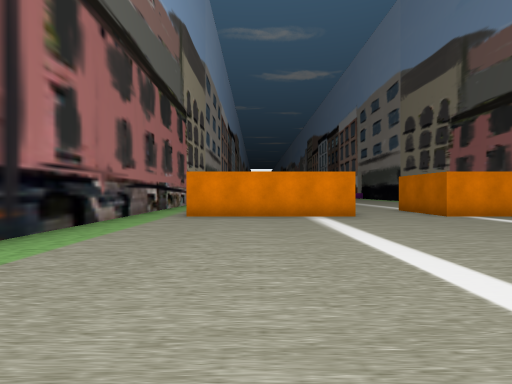
view 1 (above)

15 first-person views from a walk through a scene from a Unity 3-D project. The camera is 1.3 m above the floor, looks level and sees 85° across. The floor is counted in squares, 2 m on a side. Each view is taken from the middle of a square. On the plan, view 1 faces up. The plan holds only what a view shows up to about 9 squares ahead; the rest is blank. The place goes on beyond the plan. The player is left out.

view 2
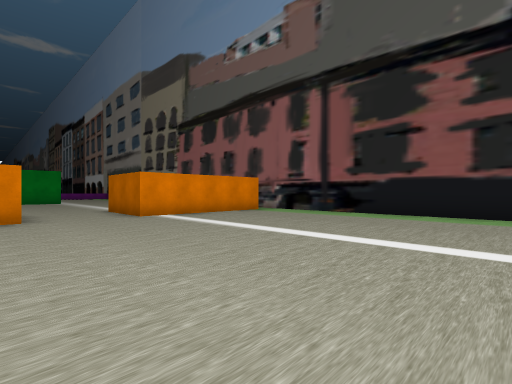

view 3
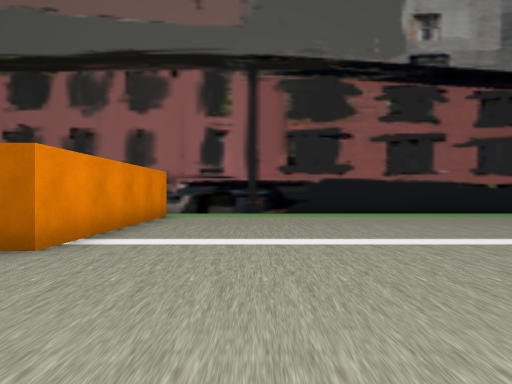

view 4
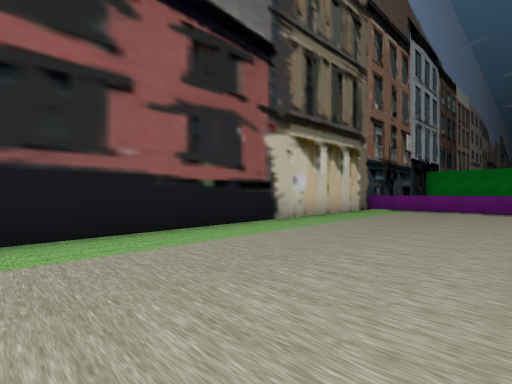

view 5
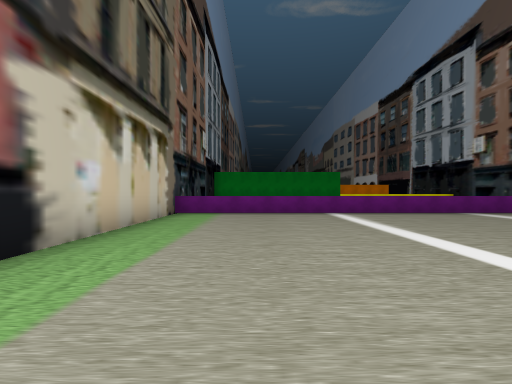

view 6
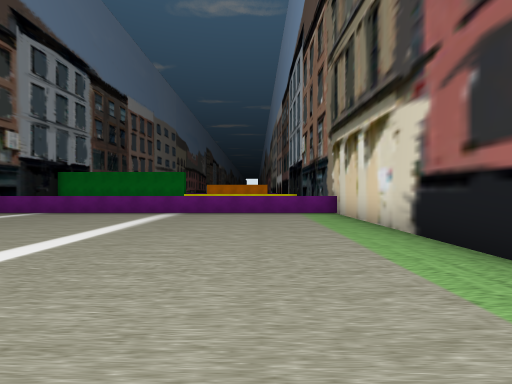

view 7
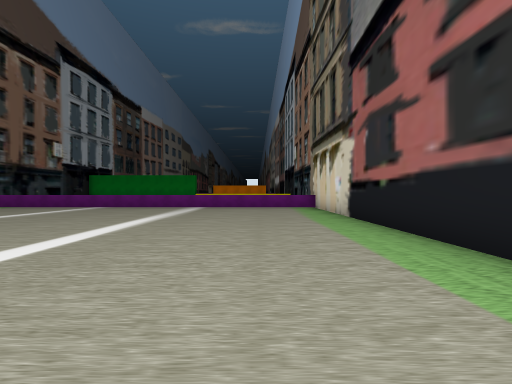

view 8
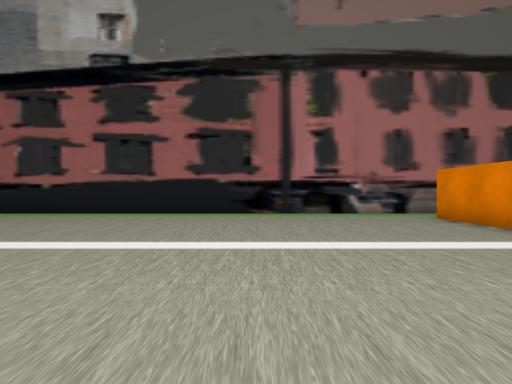

view 9
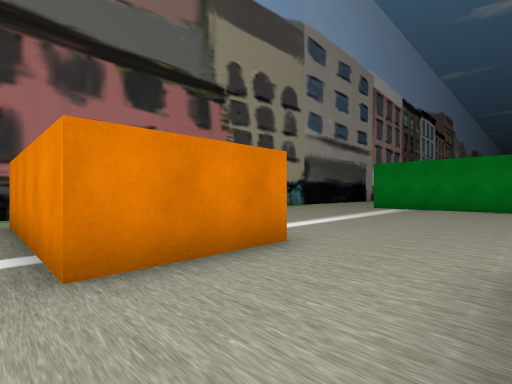

view 10
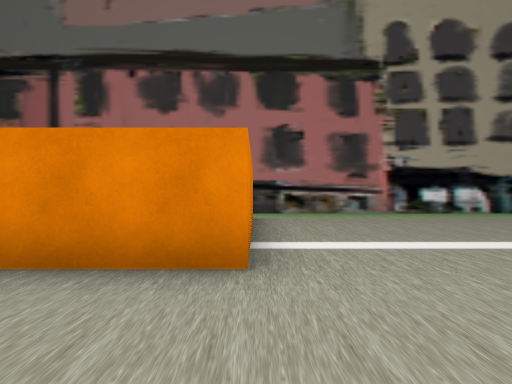

view 11
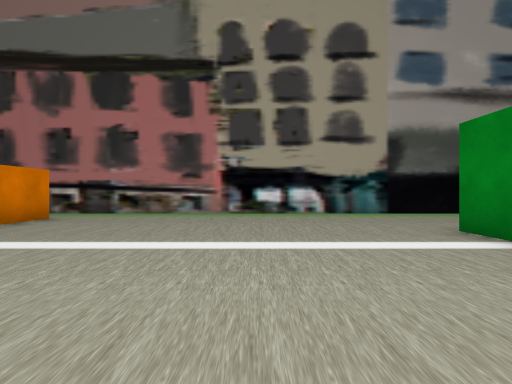

view 12
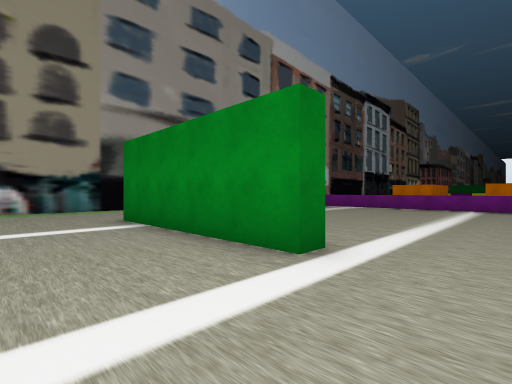

view 13
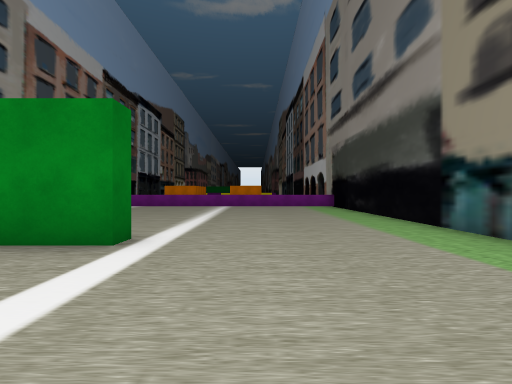

view 14
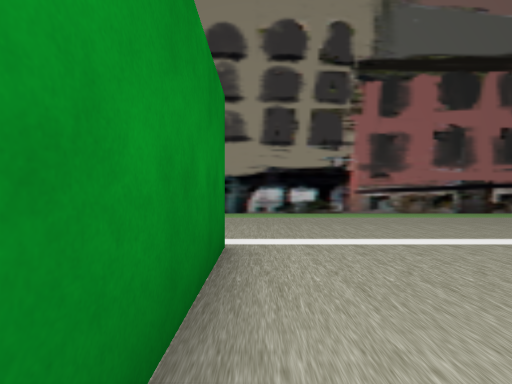

view 15
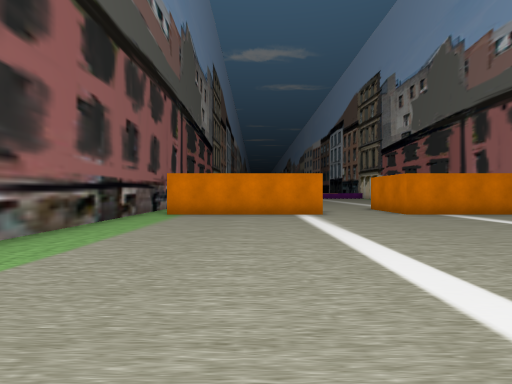

### Floor plan
Key: @ floor where view 1 was taken; # wall or solid block; . floor; ^ raised ledge.
Columns run from 4 left of view 1 to 11 right of it. Each row starts with its distance up from view 1.
 28           ^
 27          ..
 26         ...
 25        .....
 24        ........
 23        ........
 22        ........
 21 #.      .......
 20 #..      ......#
 19 #....#####.....#
 18 #..............#
 17 #..............#
 16 #..............#
 15 #..............#
 14 #..............#
 13 #..............#
 12 #..............#
 11 #..............#
 10 #..####...####.#
  9 #. ####..#####.#
  8 #.#####..#####.#
  7 #..............#
  6 #..............#
  5 #..............#
  4 #..............#
  3 #..............#
  2 #..............#
  1 #..............#
  0 #...@..........#
 -1 #......   .....#
 -2 #.......  .....#
 -3 #........ .....#
 -4 #..............#
 -5 #..............#
 -6 #..............#
 -7 #..............#
 -8 #..............#
 -9 #..............#
-10  ^^^^^^^^^^^^^^

Where each view was taken, in squares from view 1:
view 1: 0 up, 0 right, facing up
view 2: 0 up, 2 right, facing up-right
view 3: 5 up, 2 right, facing right
view 4: 1 up, 6 right, facing down-right
view 5: 1 down, 8 right, facing down
view 6: 1 down, 1 left, facing down
view 7: 2 up, 1 left, facing down
view 8: 3 up, 5 right, facing left
view 9: 7 up, 5 right, facing up-left
view 10: 10 up, 5 right, facing left
view 11: 15 up, 5 right, facing left
view 12: 16 up, 7 right, facing up-left
view 13: 15 up, 7 right, facing up
view 14: 18 up, 2 right, facing right
view 15: 18 up, 7 right, facing down
